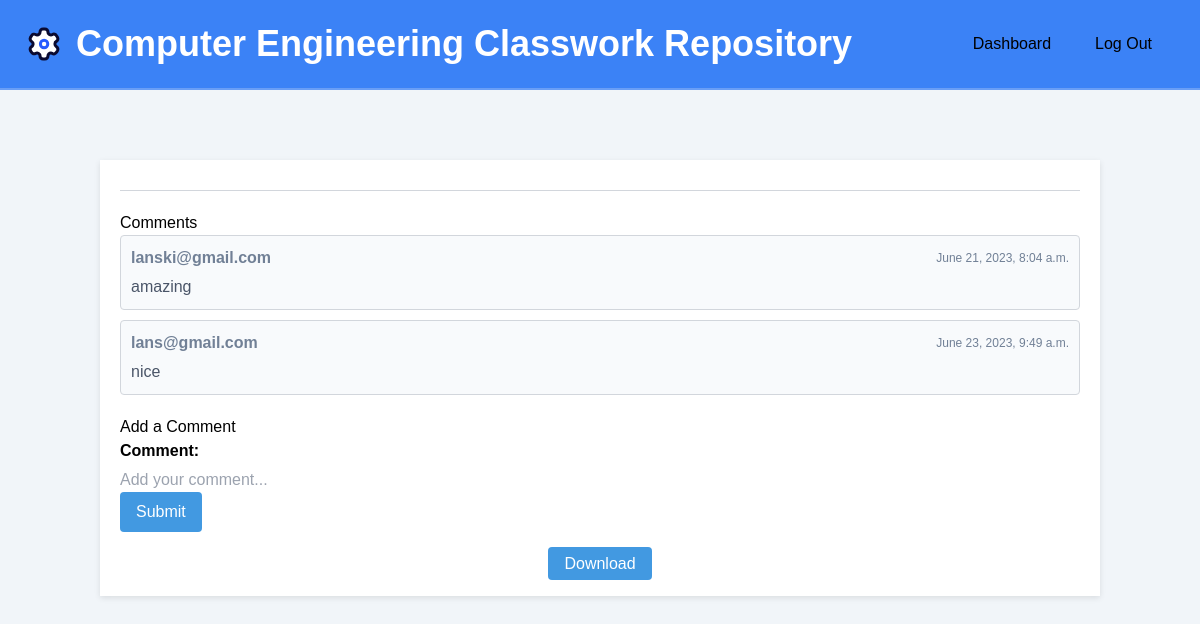
Screenshot of /profiles/document/6/ (signed in) with the database file from the repository.
### app/models.py (models this page shows, shortened)
class Comment(models.Model):
    document = models.ForeignKey(Document, on_delete=models.CASCADE, related_name='comments')
    user = models.ForeignKey(MyUser, on_delete=models.CASCADE)
    content = models.TextField()
    created_at = models.DateTimeField(auto_now_add=True)

class MyUser(AbstractBaseUser):
    name = models.CharField(max_length=100)
    username = models.CharField(default="", max_length=100)
    email = models.EmailField(
        verbose_name='email address',
        max_length=255,
        unique=True,
    )
    USER_TYPE_CHOICES = (
        ('STUDENT', 'student'),
        ('PUBLISHER', 'publisher'),
    )
    user_type = models.CharField(choices=USER_TYPE_CHOICES, max_length=64, default='student')
    bio = models.TextField(null=True)
    is_active = models.BooleanField(default=True)
    is_admin = models.BooleanField(default=False)
    objects = MyUserManager()
    USERNAME_FIELD = 'email'
    REQUIRED_FIELDS = []

### app/views.py (the view)
# urls.py: path('document/<int:document_id>/', views.view_document, name='view_document'),
@login_required
def view_document(request, document_id):
    document = get_object_or_404(Document, pk=document_id)
    comments = document.comments.all()
    if request.method == 'POST':
        form = CommentForm(request.POST)
        if form.is_valid():
            comment = form.save(commit=False)
            comment.document = document
            comment.user = request.user
            comment.save()
            return redirect('view_document', document_id=document_id)  # Redirect to the view_document page
    else:
        form = CommentForm()
    pdf_url = document.file.url
    return render(request, 'view_document.html', {'document': document, 'comments': comments, 'form': form, 'pdf_url': pdf_url})

### app/forms.py
class CommentForm(forms.ModelForm):
    class Meta:
        model = Comment
        fields = ('content',)
    def __init__(self, *args, **kwargs):
        super(CommentForm, self).__init__(*args, **kwargs)
        self.fields['content'].widget = forms.TextInput(attrs={'placeholder': 'Add your comment...'})

### theme/templates/view_document.html (shortened to what this page needs)
{% load static %}
<!DOCTYPE html>
<html>
<head>
    <link rel="stylesheet" href="https://unpkg.com/tailwindcss@2.2.19/dist/tailwind.min.css"/>
</head>
<nav id="header" class="fixed w-full z-30 top-0 text-white bg-blue-500">
    <div class="w-full nav-container mx-auto flex flex-wrap items-center justify-between mt-4 py-2">
        <div class="flex items-center">
            <a class="text-white no-underline hover:no-underline font-bold text-2xl lg:text-4xl flex items-center" href="{% url 'home' %}">
                <span class="inline-block">Computer Engineering Classwork Repository</span>
            </a>
        </div>
        <div class="w-full flex-grow lg:flex lg:items-center lg:w-auto hidden mt-2 lg:mt-0 text-black p-4 lg:p-0 z-20" id="nav-content">
            <ul class="list-reset lg:flex justify-end flex-1 items-center">
                {% if user.is_authenticated %}
                <li class="mr-3">
                    <a class="inline-block text-black no-underline hover:text-gray-800 hover:text-underline py-2 px-4" href="{% url 'where-next' %}">Dashboard</a>
                </li>
                <li class="mr-3">
                    <a class="inline-block text-black no-underline hover:text-gray-800 hover:text-underline py-2 px-4" href="{% url 'logout' %}">Log Out</a>
                </li>
                {% else %}
                <li class="mr-3">
                    <a class="inline-block text-black no-underline hover:text-gray-800 hover:text-underline py-2 px-4" href="{% url 'login' %}">Log In</a>
                </li>
                {% endif %}
            </ul>
        </div>
    </div>
    <hr class="border-b border-gray-100 opacity-25 my-0 py-0" />
</nav>
<body>
<div class = "pt-40">
    <div class="container">
        <h1>{{ document.title }}</h1>
        <div class="comments">
            <h2>Comments</h2>
            {% for comment in comments %}
                <div class="comment">
                    <div class="info">
                        <span class="email">{{ comment.user.email }}</span>
                        <span class="date">{{ comment.created_at }}</span>
                    </div>
                    <div class="content">{{ comment.content }}</div>
                </div>
            {% empty %}
                <p class="no-comments">No comments yet.</p>
            {% endfor %}
        </div>
        <div class="add-comment-section">
            <h2>Add a Comment</h2>
            <form method="post">
                <div class="form-group">
                    <label for="{{ form.content.id_for_label }}">Comment:</label>
                    {{ form.content }}
                </div>
                <button class="btn btn-primary" type="submit">Submit</button>
            </form>
        </div>
        <div class="download-comments-container">
            <a href="{% url 'download_document' document.id %}" class="btn btn-primary">Download</a>
        </div>
    </div>
</div>
</body>
</html>

### theme/templates/view_document.html (style rules this page uses)
body { background-color: #f1f5f9; font-family: Arial, sans-serif; }
.container { max-width: 1000px; margin: 0 auto; padding: 20px; background-color: #ffffff; box-shadow: 0 2px 6px rgba(0, 0, 0, 0.1); justify-content: center; }
h1 { color: #1a202c; font-size: 24px; margin-bottom: 10px; padding-bottom: 10px; border-bottom: 1px solid #d2d6dc; }
.comments { margin-bottom: 20px; }
.comment { margin-bottom: 10px; padding: 10px; border: 1px solid #d2d6dc; border-radius: 4px; background-color: #f8fafc; }
.comment .info { display: flex; justify-content: space-between; align-items: center; margin-bottom: 5px; color: #718096; }
.comment .email { font-weight: bold; }
.comment .date { font-size: 12px; }
.comment .content { color: #4a5568; }
.add-comment-section { margin-bottom: 20px; }
.add-comment-section label { display: block; font-weight: bold; margin-bottom: 5px; }
.add-comment-section button { background-color: #4299e1; color: #ffffff; padding: 8px 16px; border: none; border-radius: 4px; cursor: pointer; }
.download-comments-container { text-align: center; margin-top: 20px; }
.download-comments-container .btn-primary { background-color: #4299e1; color: #ffffff; padding: 8px 16px; border: none; border-radius: 4px; cursor: pointer; text-decoration: none; }
.nav-container { max-width: 1500px; margin: 0 auto; padding: 20px; }
h1 { text-align: center; }

### rows the page displays
Comment: user.email "lanski@gmail.com", created_at "June 21, 2023, 8:04 a.m.", content "amazing"
Comment: user.email "lans@gmail.com", created_at "June 23, 2023, 9:49 a.m.", content "nice"
